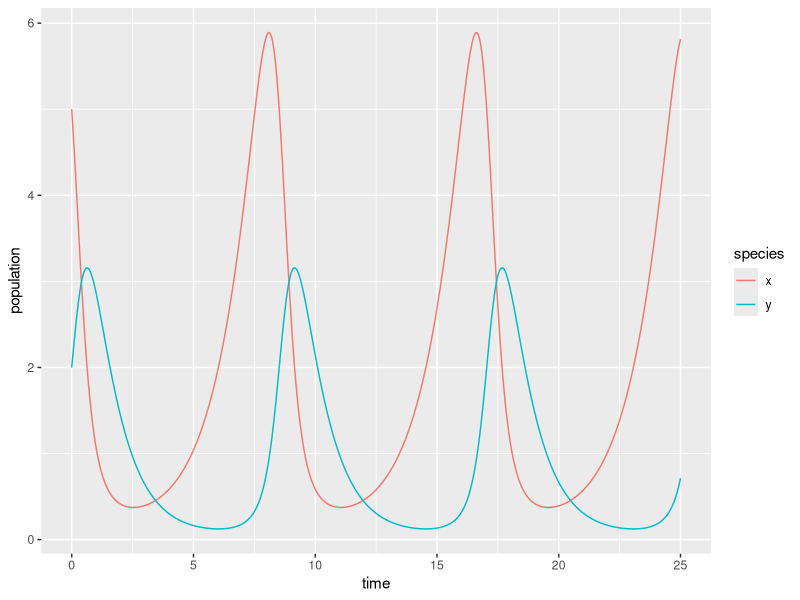
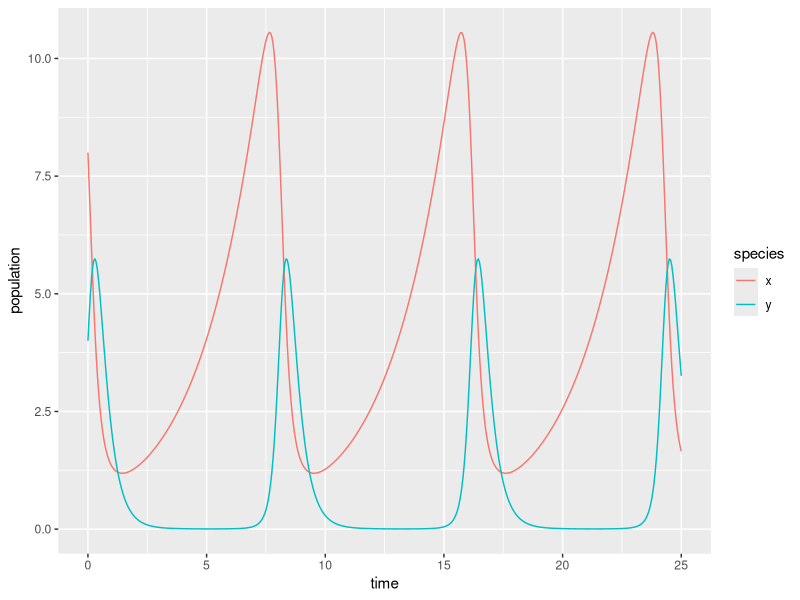

These charts were generated, in order, by the following R code:
## ---- chunk 1
knitr::opts_chunk$set(echo = TRUE)
library(tidyverse)
library(deSolve)
library(kableExtra)
## ---- chunk 2
# Create a sequence of times (days): 
time <- seq(0, 25, by = 0.05)

# Set some parameter values (these can change - keep it in mind):
parameters <- c(alpha = .75, beta = 0.8, delta = 0.5, gamma = 1)

# Set the initial condition (prey and predator populations at t = 0).
# Recall: x = prey, y = predator
init_cond <- c(x = 5, y = 2)

# Prepare the series of differential equations as a function: 
lk_equations <- function(time, init_cond, parameters) {
  with(as.list(c(init_cond, parameters)), {
    dxdt = alpha * x - beta * x * y
    dydt = delta * x * y - gamma * y
    return(list(c(dxdt, dydt)))
  })
}

# Find the approximate the solution using `deSolve::ode()`:
approx_lk <- ode(y = init_cond, times = time, func = lk_equations, parms = parameters)

# Check the class: 
class(approx_lk)

# We really want this to be a data frame, and we want both prey (x) and predator (y) to be in the same column -- we'll learn why in EDS 221 (tidy data)
approx_lk_df <- data.frame(approx_lk) %>% 
  pivot_longer(cols = c(x,y), names_to = "species", values_to = "population")

# Plot it! 
ggplot(data = approx_lk_df, aes(x = time, y = population)) +
  geom_line(aes(color = species))
## ---- chunk 3
# Create a sequence of times (days): 
time <- seq(0, 25, by = 0.05)

# Set some parameter values (these can change - keep it in mind):
#I've changed this parameters
parameters <- c(alpha = .4, beta = 0.5, delta = 0.7, gamma = 3)

# Set the initial condition (prey and predator populations at t = 0).
# Recall: x = prey, y = predator
#I've changed the initial condition
init_cond <- c(x = 8, y = 4)

# Prepare the series of differential equations as a function: 
lk_equations <- function(time, init_cond, parameters) {
  with(as.list(c(init_cond, parameters)), {
    dxdt = alpha * x - beta * x * y
    dydt = delta * x * y - gamma * y
    return(list(c(dxdt, dydt)))
  })
}

# Find the approximate the solution using `deSolve::ode()`:
approx_lk <- ode(y = init_cond, times = time, func = lk_equations, parms = parameters)

# Check the class: 
class(approx_lk)

# We really want this to be a data frame, and we want both prey (x) and predator (y) to be in the same column -- we'll learn why in EDS 221 (tidy data)
approx_lk_df <- data.frame(approx_lk) %>% 
  pivot_longer(cols = c(x,y), names_to = "species", values_to = "population")

# Plot it! 
ggplot(data = approx_lk_df, aes(x = time, y = population)) +
  geom_line(aes(color = species))
